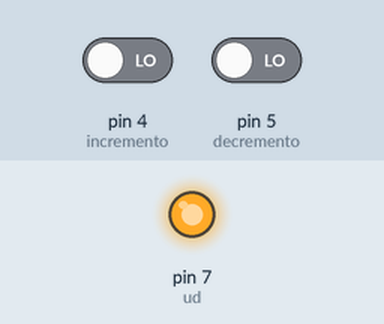
Simulated run of this sketch. Board: Arduino Uno, built with avr-gcc and run on an emulated ATmega328P. On the bench: output pins drawn as LEDs (lit = HIGH). The test bench sets the inputs (shaded band); at power-on: pin 4 (incremento) LOW, pin 5 (decremento) LOW. Pins used as bus, display or sensor lines are not drawn.

Above: at 1.3 s.
1.4 s: pin 4 (incremento) driven HIGH
At 4.3 s:
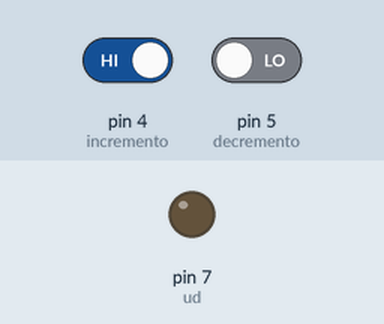
4.4 s: pin 4 (incremento) driven LOW
At 4.9 s:
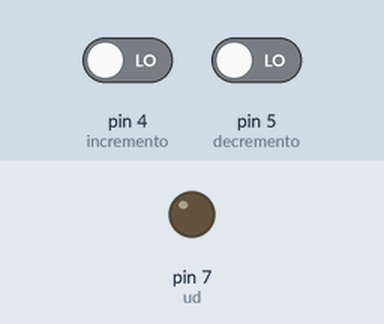
5.9 s: pin 5 (decremento) driven HIGH
At 6.15 s:
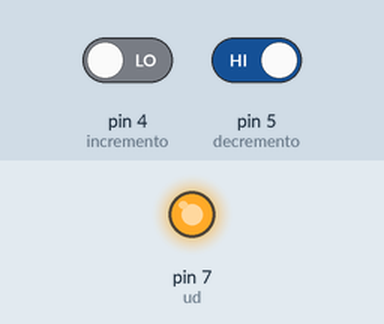
Timing chart, 0 to 14.9 s (numbered marks = the images above; inputs shaded):
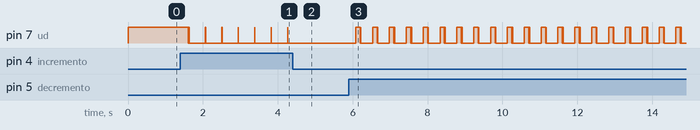

Measured:
- after the input at 1.4 s, pin 7 (ud): HIGH → LOW after 0.21 s, then repeats every 0.44 s: HIGH 0.01 s, LOW 0.43 s
- after the input at 4.4 s, pin 7 (ud): stops changing and stays LOW
- after the input at 5.9 s, pin 7 (ud): LOW → HIGH after 0.18 s, then repeats every 0.45 s: LOW 0.01 s, HIGH 0.01 s, LOW 0.31 s, HIGH 0.12 s

The sketch:

controlarpotenciometrodigital.ino
```cpp
//Fuente: https://hetpro-store.com/TUTORIALES/potenciometro-digital-mcp4022/

int cs =6;
int ud=7;
int decremento=5;
int incremento=4;

int inc;
int dec;
void setup() {
pinMode(cs,OUTPUT);
pinMode(ud,OUTPUT);
pinMode(decremento, INPUT);
pinMode(incremento, INPUT);
digitalWrite(cs, HIGH);
digitalWrite(ud, HIGH);


delay(100);
}

void loop() {
  inc=digitalRead(decremento);
  delay(100);
 if(inc==HIGH)
 {
  digitalWrite(ud, HIGH);
   delay(10 );
  digitalWrite(cs, HIGH);
  delay(10);
  digitalWrite(cs, LOW);
  delay(100);
   digitalWrite(ud, LOW);
   delay(10);
   digitalWrite(ud, HIGH);
   delay(10);
     digitalWrite(ud, LOW);
   delay(10);
    digitalWrite(cs, HIGH);
   delay(100);
  }
dec=digitalRead(incremento);
  delay(100);
 if(dec==HIGH){
    digitalWrite(cs, HIGH);
    delay(10);
    digitalWrite(cs, LOW);
    delay(100);
    digitalWrite(ud, LOW);
    delay(10);
    digitalWrite(ud, HIGH);
    delay(10);
    digitalWrite(ud, LOW);
    delay(10);
    digitalWrite(cs, HIGH);
   delay(100);
    }
}
```
